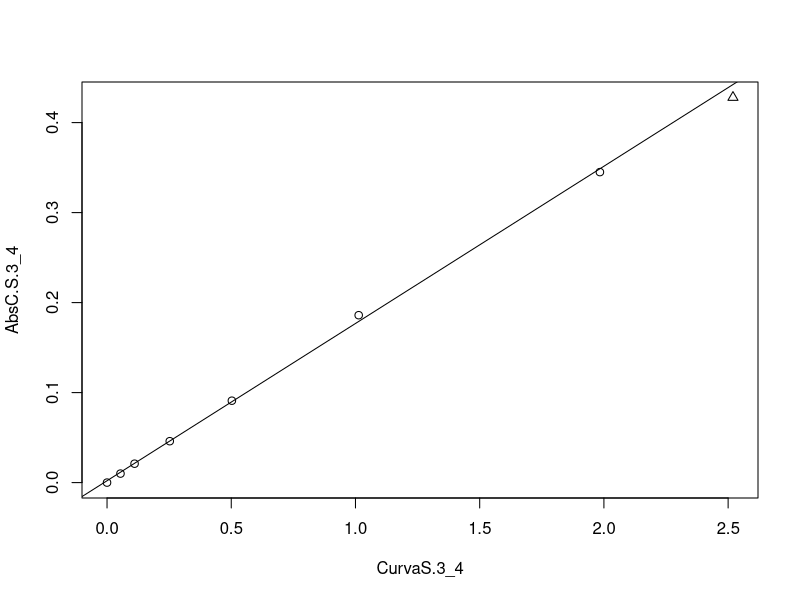
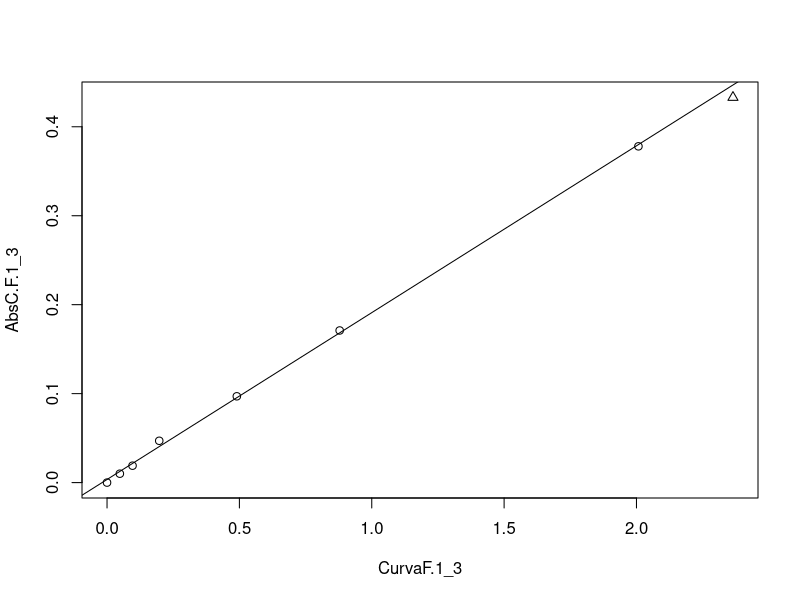
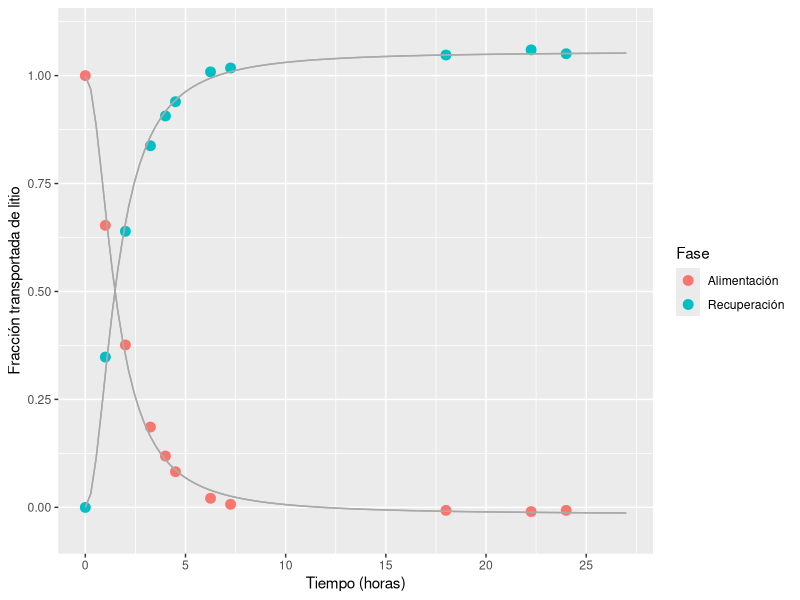
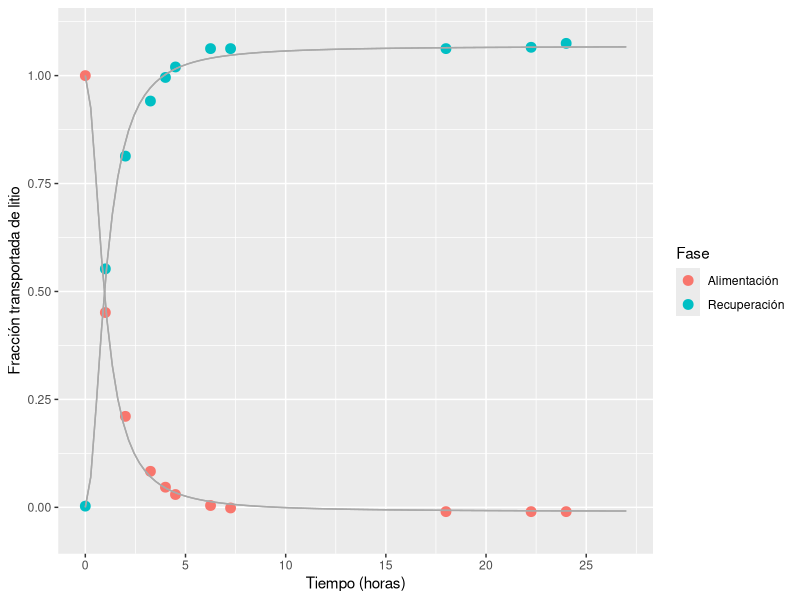

Reproduce these figures in R, in order.
library(ggplot2)
cStock    <- 129.5 * 0.187872 * 0.99 / 0.1200962
cStock5   <- cStock * 1.2484 / 50.2322

cStock5_1 <- cStock * 1.2377 / 50.1505
#-----CURVAS DE CALIBRACIÓN--------------------------------------------------
CurvaS.3_4 <- c(c(0.0000, 0.0652, 0.1340, 0.3044, 0.6083, 1.2322, 2.3922, 3.0645) * cStock5 /
                c(6.0000, 6.0075, 6.0268, 6.0103, 6.0341, 6.0633, 6.0103, 6.0626))
AbsC.S.3_4 <- c(0.000, 0.010, 0.021, 0.046, 0.091, 0.186, 0.345, 0.428)

CurvaF.1_3 <- c(c(0.0000, 0.0592, 0.1205, 0.2446, 0.5938, 1.2562, 2.4378, 3.0479) * cStock5 /
                c(6.0000, 6.0992, 6.2358, 6.1827, 6.0371, 7.1252, 6.0531, 6.4249))
AbsC.F.1_3 <- c(0.000, 0.010, 0.019, 0.047, 0.097, 0.171, 0.378, 0.433)

#----------------------------------------------------------------------------
#-----MODELOS DE LAS CURVAS--------------------------------------------------
ModelS.3_4 <- lm(AbsC.S.3_4[1:7] ~ CurvaS.3_4[1:7])
plot(AbsC.S.3_4 ~ CurvaS.3_4, pch = c(rep(1, 7), 2))
abline(ModelS.3_4)

ModelF.1_3 <- lm(AbsC.F.1_3[1:7] ~ CurvaF.1_3[1:7])
plot(AbsC.F.1_3 ~ CurvaF.1_3, pch = c(rep(1, 7), 2))
abline(ModelF.1_3)

#-----TIEMPOS DE LOS TRANSPORTES--------------------------------------------
Time.9 <- Time.9b <- c(0, 1, 2, 3.25, 4, 4.5, 6.25, 7.25, 18, 22.25, 24)
#-----ABSORBANCIAS DE LAS ALÍCUOTAS------------------------------------------
Abs.Feed.8.9  <- c(0.361, 0.237, 0.138, 0.070, 0.046, 0.033, 0.011, 0.006, 0.001, 0.000, 0.001)
Abs.Feed.8.9b <- c(0.357, 0.163, 0.078, 0.033, 0.020, 0.014, 0.005, 0.003, 0.000, 0.000, 0.000)

Abs.Strip.8.9  <- c(0.002, 0.118, 0.215, 0.281, 0.304, 0.315, 0.338, 0.341, 0.351, 0.355, 0.352)
Abs.Strip.8.9b <- c(0.003, 0.184, 0.270, 0.312, 0.330, 0.338, 0.352, 0.352, 0.352, 0.353, 0.356)
#-----CONCENTRACIÓN DE LITIO EN LAS ALÍCUOTAS--------------------------------
Abs.to.conc <- function (Abs, model) return((Abs - model$coefficients[1]) / model$coefficients[2])

Feed.8.9   <- Abs.to.conc(Abs.Feed.8.9, ModelF.1_3)
Feed.8.9b  <- Abs.to.conc(Abs.Feed.8.9b, ModelF.1_3)
Strip.8.9  <- Abs.to.conc(Abs.Strip.8.9, ModelS.3_4)
Strip.8.9b <- Abs.to.conc(Abs.Strip.8.9b, ModelS.3_4)
#-----DIFERENCIA DE LA CONCENTRACIÓN INICIAL MEDIDA CON LA DETERMINADA-------
T_0Feed.8.x <- c(0.8905, 0.9013) * cStock / c(90.3699, 90.2246)
Deviation_0 <- c(Feed.8.9[1], Feed.8.9b[1]) / T_0Feed.8.x
#-----TRANSFORMACIÓN A FRACCIONES--------------------------------------------
Li.Strip.8.9  <- Strip.8.9  <- Strip.8.9 / Feed.8.9[1]
Li.Feed.8.9   <- Feed.8.9   <- Feed.8.9 / Feed.8.9[1]
Li.Strip.8.9b <- Strip.8.9b <- Strip.8.9b / Feed.8.9b[1]
Li.Feed.8.9b  <- Feed.8.9b  <- Feed.8.9b / Feed.8.9b[1]
#-----REGRESIONES NO LINEALES------------------------------------------------
NLS.Strip.9  <- nls(Strip.8.9 ~ (a * Time.9**2)/(1/b + Time.9**2), start = list(a = 1, b = 0.5))
NLS.Feed.9   <- nls(Feed.8.9 ~ 1 - (a * Time.9**2)/(1/b + Time.9**2), start = list(a = 1, b = 0.5))

NLS.Strip.9b <- nls(Strip.8.9b ~ (a * Time.9b**2)/(1/b + Time.9b**2), start = list(a = 1, b = 0.5))
NLS.Feed.9b  <- nls(Feed.8.9b ~ 1 - (a * Time.9b**2)/(1/b + Time.9b**2), start = list(a = 1, b = 0.5))
#-----GRÁFICOS---------------------------------------------------------------
#pdf("Trans-V_8-V_6bis.pdf", height = 5, width = 10)
Transporte.9 <- data.frame(Tiempo = c(Time.9, Time.9), Conc = c(Feed.8.9, Strip.8.9),
                           Fase = rep(c('Alimentación', 'Recuperación'), each = length(Time.9)))
print(ggplot(data = Transporte.9, aes(x = Tiempo, y = Conc, group = Fase)) +
        geom_point(size = 3, aes(color = Fase)) + labs(y = 'Fracción transportada de litio', x = 'Tiempo (horas)') +
        stat_function(fun = function(x) (coefficients(NLS.Strip.9)[1] * x**2)
                      / (1/coefficients(NLS.Strip.9)[2] + x**2), color = 'darkgrey') +
        stat_function(fun = function(x) (1 - (coefficients(NLS.Feed.9)[1] * x**2)
                      / (1/coefficients(NLS.Feed.9)[2] + x**2)), color = 'darkgrey') +
        scale_y_continuous(breaks = c(0, 0.25, 0.5, 0.75, 1), limits = c(-0.05, 1.1)) +
        scale_x_continuous(breaks = c(0, 5, 10, 15, 20, 25), limits = c(0, 27)))

Transporte.9b <- data.frame(Tiempo = c(Time.9b, Time.9b), Conc = c(Feed.8.9b, Strip.8.9b),
                           Fase = rep(c('Alimentación', 'Recuperación'), each = length(Time.9b)))
print(ggplot(data = Transporte.9b, aes(x = Tiempo, y = Conc, group = Fase)) +
        geom_point(size = 3, aes(color = Fase)) + labs(y = 'Fracción transportada de litio', x = 'Tiempo (horas)') +
        stat_function(fun = function(x) (coefficients(NLS.Strip.9b)[1] * x**2)
                      / (1/coefficients(NLS.Strip.9b)[2] + x**2), color = 'darkgrey') +
        stat_function(fun = function(x) (1 - (coefficients(NLS.Feed.9b)[1] * x**2)
                      / (1/coefficients(NLS.Feed.9b)[2] + x**2)), color = 'darkgrey') +
        scale_y_continuous(breaks = c(0, 0.25, 0.5, 0.75, 1), limits = c(-0.05, 1.1)) +
        scale_x_continuous(breaks = c(0, 5, 10, 15, 20, 25), limits = c(0, 27)))

# dev.off()
#-----FUCNIÓN DE CALIDAD-----------------------------------------------------
QF <- matrix(ncol = 8, nrow = 2)
  NLScoeff <- c(coefficients(NLS.Feed.9)[1], coefficients(NLS.Feed.9)[2],
                coefficients(NLS.Strip.9)[1], coefficients(NLS.Strip.9)[2])
  qf_f  <- NLScoeff[1] * NLScoeff[2]
  qf_s  <- NLScoeff[3] * NLScoeff[4]
  qf_m  <- mean(c(qf_f, qf_s))
  qf_sd <- sd(c(qf_f, qf_s))
  QF[1, ] <- c(NLScoeff, qf_f, qf_s, qf_m, qf_sd)

  NLScoeff <- c(coefficients(NLS.Feed.9b)[1], coefficients(NLS.Feed.9b)[2],
                coefficients(NLS.Strip.9b)[1], coefficients(NLS.Strip.9b)[2])
  qf_f  <- NLScoeff[1] * NLScoeff[2]
  qf_s  <- NLScoeff[3] * NLScoeff[4]
  qf_m  <- mean(c(qf_f, qf_s))
  qf_sd <- sd(c(qf_f, qf_s))
  QF[2, ] <- c(NLScoeff, qf_f, qf_s, qf_m, qf_sd)

QF <- cbind(QF, (QF[,1]+QF[,3])/2 * (QF[,2]+QF[,4])/2)
colnames(QF) <- c("a_f", "b_f", "a_s", "b_s", "qf_f", "qf_s", "qf_m", "qf_sd", "QF")
rowMeans(QF[, c(1, 3)])
rowMeans(QF[, c(2, 4)])
